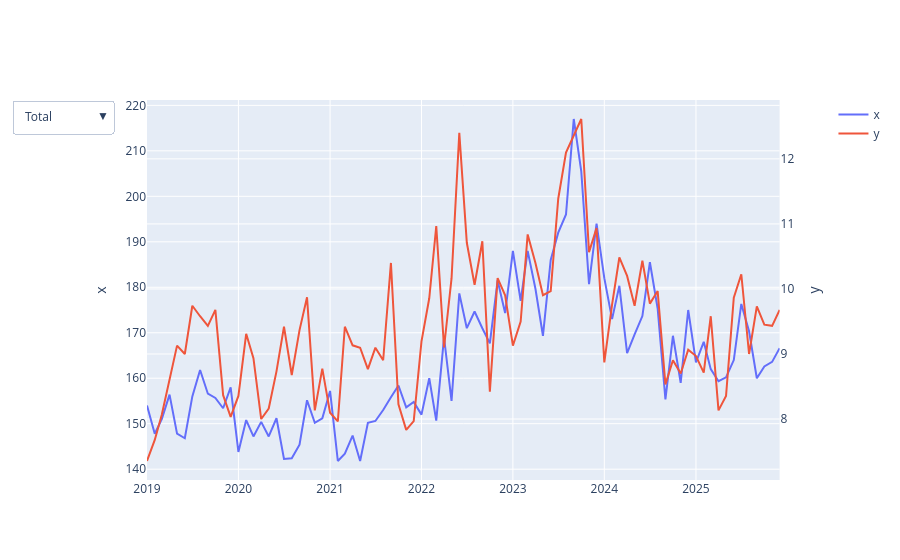

The code cell stored with this chart in its notebook:
### Code cell
# https://www.geeksforgeeks.org/python/how-to-filter-dataframe-rows-based-on-the-date-in-pandas/
# https://stackoverflow.com/questions/65471540/get-monthly-average-in-pandas
# https://pandas.pydata.org/pandas-docs/stable/reference/api/pandas.DataFrame.corr.html
# https://plotly.com/python/graph-objects/
portwatch = pd.read_csv(data_dir + "/portwatch_constanta.csv")
ships = pd.read_csv(data_dir + "/ship_counts.csv")

portwatch['date'] = pd.to_datetime(portwatch['date'])
ships['date'] = pd.to_datetime(ships['date'])
correct_dates_portwatch = portwatch.loc[portwatch['date'] < end_date]

pw_months_mean = correct_dates_portwatch.resample('MS', on='date')['portcalls'].mean()
total_predict_mean = ships.resample('MS', on='date')['total'].mean()
port_predict_mean = ships.resample('MS', on='date')['port'].mean()
anchorage_predict_mean = ships.resample('MS', on='date')['anchorage'].mean()

monthly = pd.concat([pw_months_mean, total_predict_mean, port_predict_mean, anchorage_predict_mean], axis=1)

import plotly.graph_objects as go
from plotly.subplots import make_subplots

fig = make_subplots(specs=[[{"secondary_y": True}]])

fig.add_trace(go.Scatter(x=monthly.index, y=monthly["total"], name="x"), secondary_y=False)
fig.add_trace(go.Scatter(x=monthly.index, y=monthly["port"], name="x", visible=False), secondary_y=False)
fig.add_trace(go.Scatter(x=monthly.index, y=monthly["anchorage"], name="x", visible=False), secondary_y=False)
fig.add_trace(go.Scatter(x=monthly.index, y=monthly["portcalls"], name="y"), secondary_y=True)

buttons = [
    dict(label="Total", method="update",
         args=[{"visible": [True, False, False, True]}]),
    dict(label="Port", method="update",
         args=[{"visible": [False, True, False, True]}]),
    dict(label="Anchorage", method="update",
         args=[{"visible": [False, False, True, True]}]),
]
fig.update_layout(updatemenus=[dict(buttons=buttons)])

fig.update_yaxes(title_text="x", secondary_y=False)
fig.update_yaxes(title_text="y", secondary_y=True)
fig.show()
